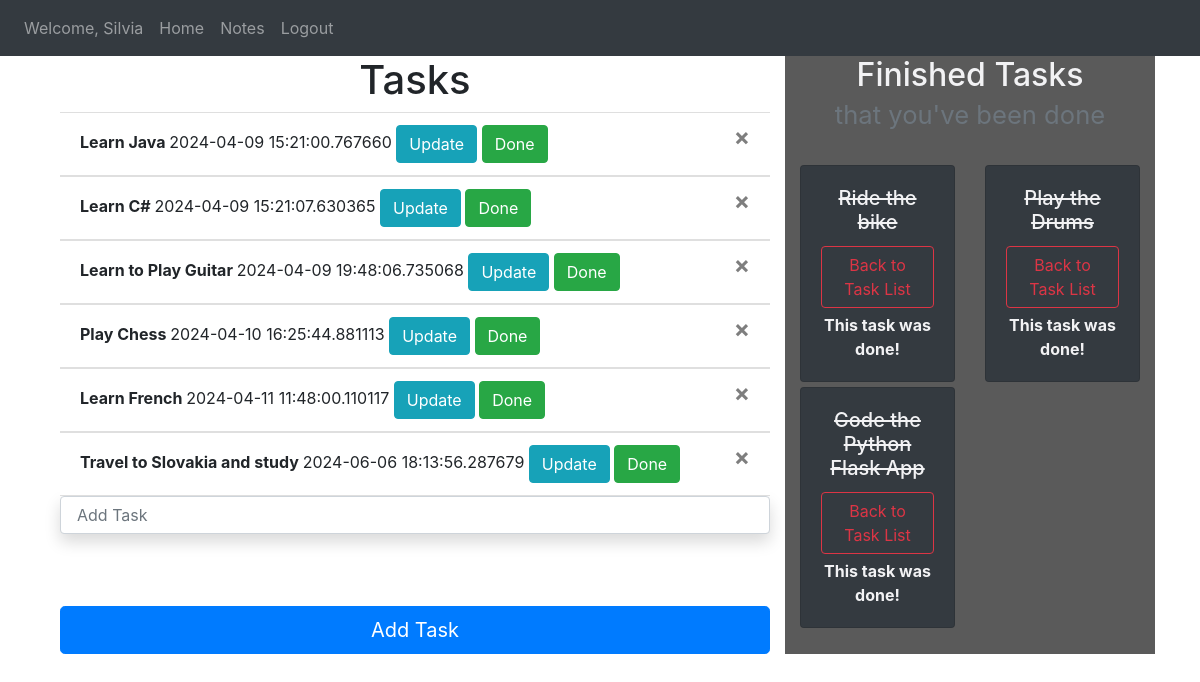
/welcome (signed in), run on the app's committed database.
### website/module.py (models this page shows, shortened)
class User(db.Model, UserMixin):
    id = db.Column(db.Integer, primary_key=True, nullable=False)
    email = db.Column(db.String(30), unique=True, nullable=False)
    password = db.Column(db.String(30),nullable=False)
    first_name = db.Column(db.String(40), nullable=False)
    notes = db.relationship('Note', backref='notes_owner', lazy=True)

class Note(db.Model):
    id = db.Column(db.Integer, primary_key=True, nullable=False)
    data = db.Column(db.String(50))
    date = db.Column(db.DateTime, default=datetime.utcnow)
    user_id = db.Column(db.Integer, db.ForeignKey('user.id')) # owner of notes
    done = db.Column(db.Boolean, default=False)
    @property
    def get_is_done(self):
        return self.done

### website/views.py (the view, shortened to what this page needs)
@views.route('/welcome', methods=['GET','POST'])
@login_required
def home(): #notes home page
    create_task = CreateNotes()
    update_task = UpdateNotes()
    finished_task = FinishedNotes()
    back_to_task = BackToTask()
    tasks = Note.query.filter_by(user_id=current_user.id,done=False) # user_id=current_user.id
    if tasks.count() < 1 :
        flash("Congratulations! You've done all tasks!",category='success')
    done_tasks = Note.query.filter_by(user_id=current_user.id,done=True)
    if done_tasks.count() < 1:
        flash("You didn't start to do your tasks! Let's get started!",category='warning')
    return render_template("home.html",
                            user=current_user,
                            create_task=create_task ,
                            update_task=update_task,
                            finished_task=finished_task,
                            tasks=tasks, #return list
                            done_tasks=done_tasks, #return list
                            back_to_task=back_to_task)

### website/form.py
class CreateNotes(FlaskForm):
    note = StringField(validators=[Length(min=2,max=50), DataRequired()])
    submit = SubmitField(label="Add Task")

class UpdateNotes(FlaskForm):
    updated_data = StringField(label="Update Task", validators=[Length(min=2,max=60)])
    submit = SubmitField(label='Update')

### website/__init__.py (called while the page is built)
def create_app():
    app = Flask(__name__)
    app.config.from_object("config")
    app.app_context().push()
    db.init_app(app)
    from .views import views # <=> from website import views
    from .auth import auth
    app.register_blueprint(views, url_prefix='/')
    app.register_blueprint(auth, url_prefix='/') # before you call url you must type /auth/..
    from .module import User
    login_manager.login_view = 'auth.login' # if you arent logged in where to go...
    login_manager.login_message_category = "info"
    login_manager.init_app(app)
    @login_manager.user_loader
    def load_user(id):
        return User.query.get(int(id))
    migrate.init_app(app,db)
    app.register_blueprint(blueprint=blueprint)
    ma.init_app(app)
    return app

### website/templates/home.html (shortened to what this page needs)
{% extends 'base.html' %}
{% block content %}
<div class="container">
   <div class="row">
      <div class="col-8">
         <h1 class="h1" style="text-align: center;">Tasks</h1>
         <ul class="list-group list-group-flush" id="notes">
            {% for note in tasks %}
            <li class="list-group-item">
               <span style="font-weight: bold;">
               {{note.data}}
               </span>
               {{note.date}}
               <button class="btn btn-outline btn-info" data-toggle="modal" data-target="#Modal-MoreInfo-{{note.id}}">Update</button>
               <button class="btn btn-outline btn-success" data-toggle="modal" data-target="#Modal-DoneInfo-{{note.id}}">Done</button>
               <button type="button" class="close" onclick="deleteNote({{note.id}})" data-toggle="tooltip" data-placement="bottom" title="Delete">
               <span aria-hidden="true" >&times;</span>
               </button>
            </li>
            {% endfor %}
         </ul>
         <form action="" method="POST" class="form-signin">
            {{ create_task.note(class="form-control shadow p-3 mb-5 bg-white rounded", placeholder="Add Task") }}
            <br>
            {{create_task.submit(class="btn btn-primary btn-lg btn-block")}}
         </form>
      </div>
      <div class="col-4">
         <h2 class="h2" style="text-align: center;">
            Finished Tasks
            <br>
            <small class="text-muted">that you've been done</small>
         </h2>
         <br>
         <div class="row">
            {% for done_task in done_tasks %}
            <div class="col-md-6">
               <div style="margin-bottom: 5px" class="card text-center bg-dark">
                  <div class="card-body">
                     <h5 class="card-title" id="was_done">{{ done_task.data }}</h5>
                     <button type="button" class="btn btn-outline-danger" style="margin-bottom: 5px"
                        data-toggle="modal" data-target="#Modal-BackToTask-{{ done_task.id }}">
                     Back to Task List
                     </button>
                     <p class="card-text"><strong>
                        This task was done!
                        </strong>
                     </p>
                  </div>
               </div>
            </div>
            {% endfor %}
         </div>
      </div>
   </div>
</div>
</div>
{% endblock %}

### website/templates/base.html (shortened to what this page needs)
<!DOCTYPE html>
<html lang="en">
<head>
    <link
    rel="stylesheet"
    href="https://stackpath.bootstrapcdn.com/bootstrap/4.4.1/css/bootstrap.min.css"
    />
    <link
    rel="stylesheet"
    href="https://stackpath.bootstrapcdn.com/font-awesome/4.7.0/css/font-awesome.min.css"
    />
    <link rel="stylesheet" href="{{url_for('static',filename='style.css')}}">
</head>
<body>
    <nav class="navbar navbar-expand-lg navbar-dark bg-dark">
        <div class="collapse navbar-collapse" id="navbar">
            <div class="navbar-nav">
              {% if user.is_authenticated %}
                <li class="nav-item">
                  <a class="nav-link" >Welcome, {{current_user.first_name}}</a>
                 </li>
                <a class="nav-item nav-link" id="home" href="{{url_for('views.index_page')}}">Home</a>
                <a class="nav-item nav-link" id="notes" href="{{url_for('views.home')}}">Notes</a>
                <div id="left-logout">
                  <a class="nav-item nav-link" id="logout" href="{{url_for('auth.logout')}}">Logout</a>
                </div>
              {% else %}
               <a class="nav-item nav-link" id="login" href="{{url_for('auth.login')}}">Login</a>
               <a class="nav-item nav-link" id="signUp" href="{{url_for('auth.sign_up')}}">Sign Up</a>
               <a class="nav-item nav-link" id="notes" href="{{url_for('views.index_page')}}">Notes</a>
              {% endif%}
            </div>
        </div>
    </nav>
    <div class="container">
        {% block content %} {% endblock %}
</body>
</html>

### website/static/style.css (style rules this page uses)
#left-logout { float: right; }
.col-4 { background-color: rgb(90, 90, 90); color:rgb(242, 242, 244); }
#was_done { text-decoration: line-through; }
small { color: rgb(215, 250, 251); }

### data on the page
User: first_name "Silvia"
Note: data "Learn Java", date "2024-04-09 15:21:00.767660"
Note: data "Learn C#", date "2024-04-09 15:21:07.630365"
Note: data "Learn to Play Guitar", date "2024-04-09 19:48:06.735068"
Note: data "Play Chess", date "2024-04-10 16:25:44.881113"
Note: data "Learn French", date "2024-04-11 11:48:00.110117"
Note: data "Travel to Slovakia and study", date "2024-06-06 18:13:56.287679"
Note: data "Ride the bike"
Note: data "Play the Drums"
Note: data "Code the Python Flask App"
